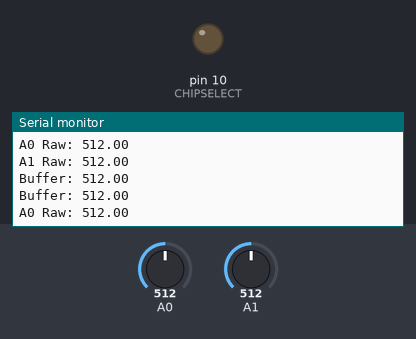
The sketch below on a simulated Arduino Uno, built with avr-gcc and run on an emulated ATmega328P. On the bench: output pins drawn as LEDs (lit = HIGH), the last lines printed to the serial monitor. The inputs (shaded band) are chosen by the test bench; at power-on: A0 = 512, A1 = 512.

Above: at 1.2 s.
1.3 s: A0 set to 982
At 2.0 s:
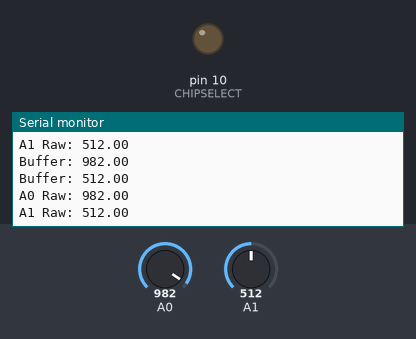
2.8 s: A0 set to 1009
At 3.4 s:
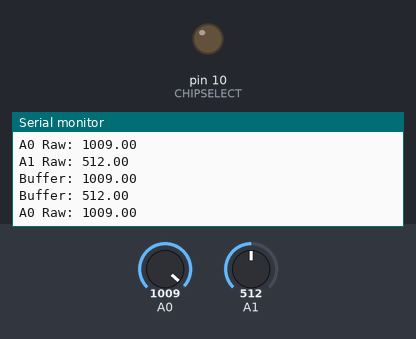
Timing chart, 0 to 5.8 s (numbered marks = the images above; inputs shaded):
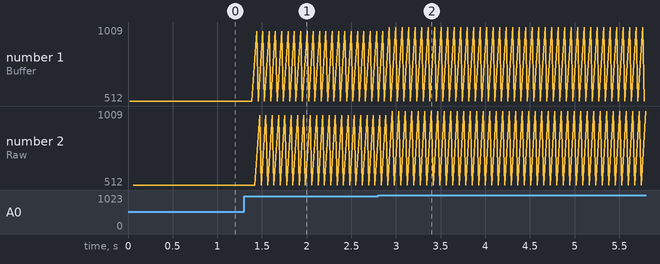

The sketch:

SWC_Button_Map.ino
```cpp
#include <SPI.h>
#include <AceButton.h>
#define DATAOUT 11     //COPI
#define DATAIN 12      //CIPO
#define SPICLOCK 13    //sck
#define CHIPSELECT 10  //cs

//potentiometer selection values, do not alter
#define tip 0b00010001
#define ring 0b00010010
#define potBoth 0b00010011

//Definitions for output resistances required for stereo, these will need to be changed based on your head-unit and the
//resistance it requires for each media function. See ReadMe for more information
#define noBtn 100000
#define volUp 18000
#define volDn 24000
#define trackUp 8500
#define trackDn 5000
#define listInfo 10000
#define back 80000
#define muteEnter 3500
#define source 500
#define voice 80000
#define offHook 5000
#define onHook 3500
#define short 0

// initialization code, do not alter
void setup() {
  Serial.begin(9600);
  pinMode(DATAOUT, OUTPUT);
  pinMode(DATAIN, INPUT);
  pinMode(SPICLOCK, OUTPUT);
  pinMode(CHIPSELECT, OUTPUT);

  SPI.begin();

}

//analog read to calculate resistance from vehicle button input, do not alter
double readRes(double analogPin) {

  double raw = 0;
  float vout = 0;
  float buffer = 0;
  double byteValue = 0;
   raw = analogRead(analogPin);
  if (raw > 10) {
    delay(20);
    buffer = raw;
    // for debugging, uncomment to view input values in console
    Serial.print("\nBuffer: ");
    Serial.println(buffer);
    // Serial.print("vout: ");
    // Serial.println(vout);
    // Serial.print("Res: ");
    // Serial.println(byteValue);
    //delay(50);
    return buffer;
  // } else {
  //   return noBtn;
  }
}

//main function, see ReadMe for information on how to set input ranges and tip/ring output
void loop() {

  // Read the values of the two input wires from the steePot1 wheel buttons
  double input1 = readRes(A0);
  double input2 = readRes(A1);
  Serial.print("\nA0 Raw: ");
  Serial.println(input1);
  Serial.print("\nA1 Raw: ");
  Serial.println(input2);

  return;
}
```

Measured:
- after the input at 1.3 s, the serial monitor: prints a new line after 0.14 s (image 1)
- after the input at 2.8 s, the serial monitor: prints a new line after 0.12 s (image 2)
- plotted number 1: 512 → 982 after the input at 1.3 s
